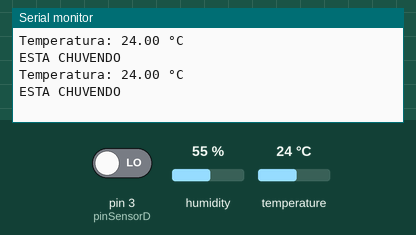
This sketch was run on a simulated Arduino Uno, built with avr-gcc and run on an emulated ATmega328P. On the bench: the last lines printed to the serial monitor. Inputs (shaded band) come from the test bench; at power-on: pin 3 (pinSensorD) LOW, temperature 24 °C, humidity 55 %.

Above: at 4.8 s.
4.9 s: pin 3 (pinSensorD) driven HIGH
At 7.4 s:
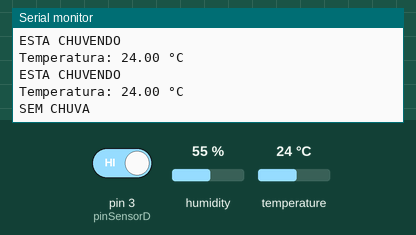
9.6 s: temperature set to 12 °C
At 11.0 s:
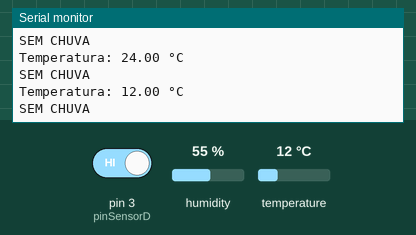
12.6 s: temperature set to 19 °C
At 14.6 s:
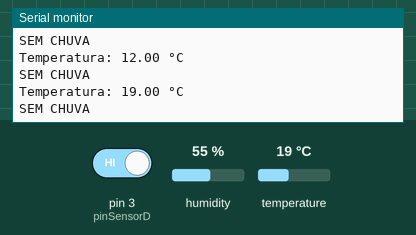
Timing chart, 0 to 16.1 s (numbered marks = the images above; inputs shaded):
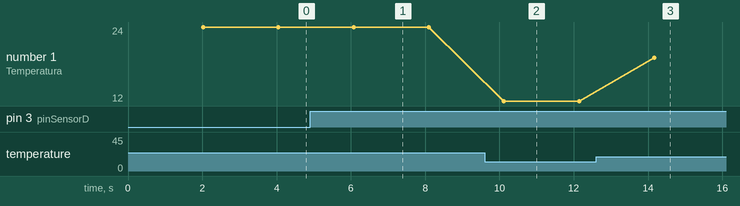

The sketch:

temp-chuva.ino
```cpp
#include <DHT.h>

// Definindo o pino de dados do DHT11 e o tipo de sensor
#define DHTPIN 2     // Pino onde o DHT11 está conectado
#define DHTTYPE DHT11 // Tipo do sensor (DHT11)
#define pinSensorD 3

DHT dht(DHTPIN, DHTTYPE);

void setup() {
  // Inicializa a comunicação serial
  pinMode(pinSensorD, INPUT);
  Serial.begin(9600);

  // Inicializa o sensor DHT
  dht.begin();
}

void loop() {
  // Aguarda 2 segundos entre as leituras
  delay(2000);

  // Leitura da temperatura em Celsius
  float temperature = dht.readTemperature();

  // Verifica se houve erro na leitura do sensor
  if (isnan(temperature)) {
    Serial.println("Erro ao ler do sensor DHT!");
  } else {
    // Envia a temperatura pela comunicação serial
    Serial.print("Temperatura: ");
    Serial.print(temperature);
    Serial.println(" °C");
  }
  if (digitalRead(pinSensorD)) {
     Serial.println("SEM CHUVA ");
  }
  else {
     Serial.println("ESTA CHUVENDO ");
  }
}
```

Measured:
- after the input at 4.9 s, the serial monitor: prints a new line after 1.2 s (image 1)
- after the input at 9.6 s, the serial monitor: prints a new line after 0.52 s (image 2)
- after the input at 12.6 s, the serial monitor: prints a new line after 1.6 s (image 3)
- plotted number 1: 24 → 12 after the input at 9.6 s, 12 → 19 after the input at 12.6 s
